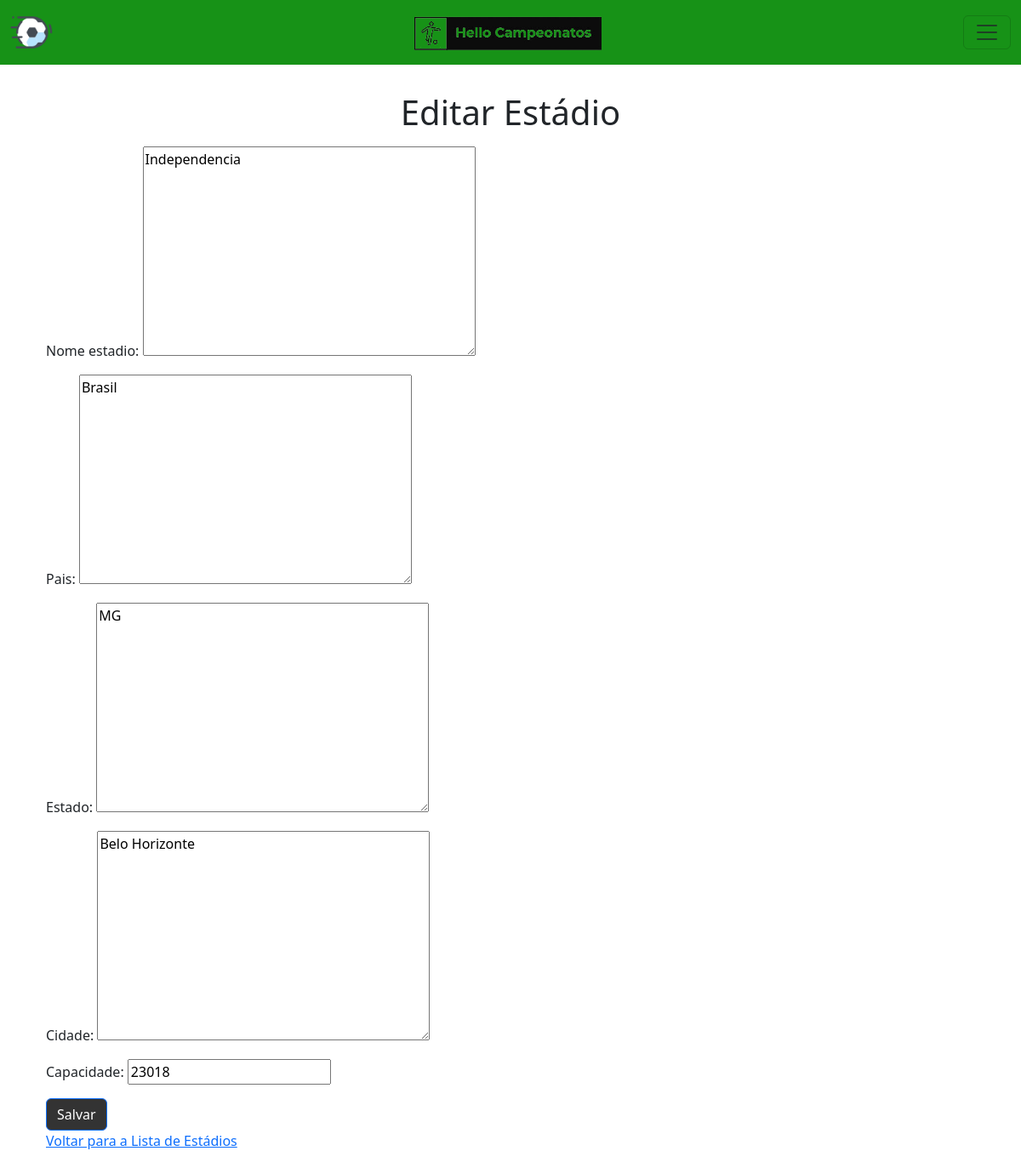
The page /editar_estadio/1/ (signed in) on the database its author committed.
### tasks/models.py (models this page shows, shortened)
class Estadio(models.Model):
    nome_estadio = models.TextField(unique=True)
    pais = models.TextField()
    estado = models.TextField()
    cidade = models.TextField()
    capacidade = models.IntegerField()

### tasks/views.py (the view)
# urls.py: path('editar_estadio/<int:estadio_id>/', views.editar_estadio, name='editar_estadio'),
@login_required
def editar_estadio(request, estadio_id):
    estadio = get_object_or_404(Estadio, pk=estadio_id)
    if request.method == 'POST':
        form = EstadioForm(request.POST, instance=estadio)
        if form.is_valid():
            form.save()
            return redirect('estadio_list')
    else:
        form = EstadioForm(instance=estadio)
    return render(request, 'editar_estadio.html', {'form': form})

### tasks/forms.py
class EstadioForm(forms.ModelForm):
    class Meta:
        model = Estadio
        fields = '__all__'

### tasks/templates/editar_estadio.html (shortened to what this page needs)
{% extends 'menu.html' %}
{% block content %}
  <main class="container mt-5">
    <h1 class="text-center">Editar Estádio</h1>
    <form method="POST" class="mt-3">
      {{ form.as_p }}
      <button type="submit" class="btn btn-primary">Salvar</button>
    </form>
    <a href="{% url 'estadio_list' %}">Voltar para a Lista de Estádios</a>
  </main>
{% endblock %}

### tasks/templates/menu.html (style rules this page uses)
body { padding-top: 60px; padding-bottom: 60px; }
.btn.btn-primary { background-color: rgb(51, 51, 51); color: #FFFFFF; }

### rows shown on the page
Estadio: nome_estadio "Independencia", pais "Brasil", estado "MG", cidade "Belo Horizonte", capacidade "23018"
